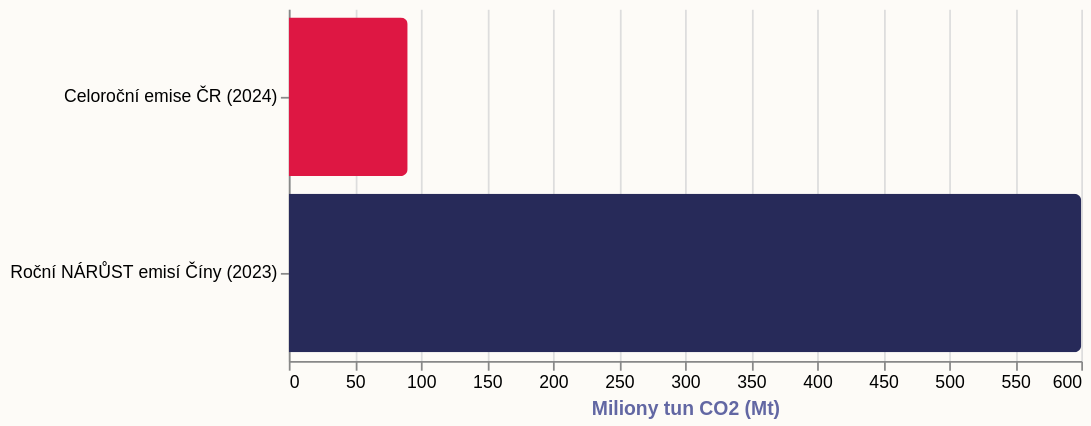

The Vega-Lite source for this figure:
### Vega-Lite specification from a JSON file in a GitHub repository (floating-point values rounded to 4 significant figures)
{"_source": "Zdroj: EDGAR Database 2025 / Fakta o klimatu", "$schema": "https://vega.github.io/schema/vega-lite/v5.json", "description": "Měřítko věcí: Roční emise ČR vs. roční nárůst Číny", "width": 450, "height": 200, "autosize": {"type": "pad", "resize": true}, "background": "#fdfbf7", "data": {"values": [{"cat": "Celoroční emise ČR (2024)", "val": 90, "color": "#de1743"}, {"cat": "Roční NÁRŮST emisí Číny (2023)", "val": 600, "color": "#272a59"}]}, "mark": {"type": "bar", "tooltip": true, "cornerRadiusEnd": 4}, "encoding": {"y": {"field": "cat", "type": "nominal", "title": null, "sort": "x"}, "x": {"field": "val", "type": "quantitative", "title": "Miliony tun CO2 (Mt)"}, "color": {"field": "color", "type": "nominal", "scale": null}}, "config": {"view": {"stroke": "transparent"}, "title": {"font": "Roboto Slab", "fontWeight": "bold", "fontSize": 13, "anchor": "start", "color": "#272a59", "subtitleFont": "Work Sans", "subtitleFontSize": 10, "subtitleColor": "#6267a3"}, "axis": {"titleColor": "#6267a3"}, "legend": {}}}
